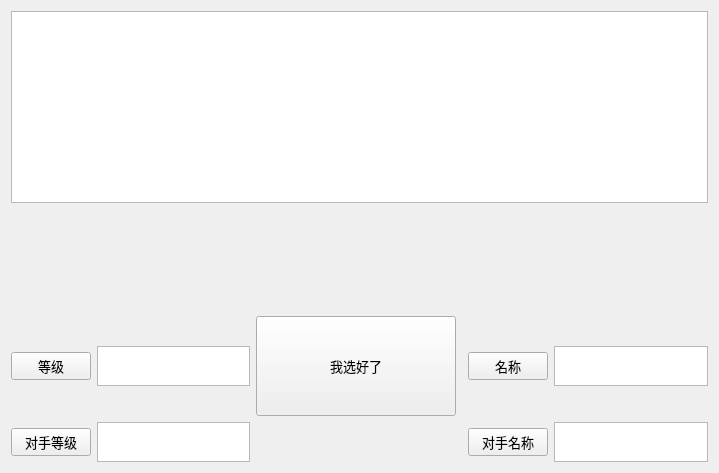
<?xml version="1.0" encoding="UTF-8"?>
<ui version="4.0">
 <class>choose</class>
 <widget class="QWidget" name="choose">
  <property name="geometry">
   <rect>
    <x>0</x>
    <y>0</y>
    <width>719</width>
    <height>473</height>
   </rect>
  </property>
  <property name="windowTitle">
   <string>Form</string>
  </property>
  <property name="styleSheet">
   <string notr="true">background-image: url(:/Poke/choose.jpg);</string>
  </property>
  <layout class="QGridLayout" name="gridLayout">
   <item row="2" column="0">
    <widget class="QPushButton" name="pushButton">
     <property name="font">
      <font>
       <family>幼圆</family>
       <pointsize>10</pointsize>
      </font>
     </property>
     <property name="text">
      <string>等级</string>
     </property>
    </widget>
   </item>
   <item row="2" column="1">
    <widget class="QTextEdit" name="myLevel">
     <property name="minimumSize">
      <size>
       <width>0</width>
       <height>40</height>
      </size>
     </property>
     <property name="maximumSize">
      <size>
       <width>16777215</width>
       <height>40</height>
      </size>
     </property>
    </widget>
   </item>
   <item row="3" column="5">
    <widget class="QTextEdit" name="yourName">
     <property name="minimumSize">
      <size>
       <width>0</width>
       <height>40</height>
      </size>
     </property>
     <property name="maximumSize">
      <size>
       <width>16777215</width>
       <height>40</height>
      </size>
     </property>
    </widget>
   </item>
   <item row="3" column="2">
    <spacer name="horizontalSpacer">
     <property name="orientation">
      <enum>Qt::Horizontal</enum>
     </property>
     <property name="sizeHint" stdset="0">
      <size>
       <width>40</width>
       <height>20</height>
      </size>
     </property>
    </spacer>
   </item>
   <item row="3" column="4">
    <widget class="QPushButton" name="pushButton_5">
     <property name="font">
      <font>
       <family>幼圆</family>
       <pointsize>10</pointsize>
      </font>
     </property>
     <property name="text">
      <string>对手名称</string>
     </property>
    </widget>
   </item>
   <item row="2" column="5">
    <widget class="QTextEdit" name="myName">
     <property name="minimumSize">
      <size>
       <width>0</width>
       <height>40</height>
      </size>
     </property>
     <property name="maximumSize">
      <size>
       <width>16777215</width>
       <height>40</height>
      </size>
     </property>
    </widget>
   </item>
   <item row="0" column="0" colspan="6">
    <widget class="QTextEdit" name="info"/>
   </item>
   <item row="3" column="1">
    <widget class="QTextEdit" name="yourLevel">
     <property name="minimumSize">
      <size>
       <width>0</width>
       <height>40</height>
      </size>
     </property>
     <property name="maximumSize">
      <size>
       <width>16777215</width>
       <height>40</height>
      </size>
     </property>
    </widget>
   </item>
   <item row="2" column="2">
    <widget class="QPushButton" name="imok">
     <property name="enabled">
      <bool>true</bool>
     </property>
     <property name="sizePolicy">
      <sizepolicy hsizetype="MinimumExpanding" vsizetype="Minimum">
       <horstretch>0</horstretch>
       <verstretch>0</verstretch>
      </sizepolicy>
     </property>
     <property name="minimumSize">
      <size>
       <width>200</width>
       <height>100</height>
      </size>
     </property>
     <property name="maximumSize">
      <size>
       <width>200</width>
       <height>100</height>
      </size>
     </property>
     <property name="font">
      <font>
       <family>幼圆</family>
       <pointsize>10</pointsize>
      </font>
     </property>
     <property name="text">
      <string>我选好了</string>
     </property>
    </widget>
   </item>
   <item row="2" column="4">
    <widget class="QPushButton" name="pushButton_2">
     <property name="font">
      <font>
       <family>幼圆</family>
       <pointsize>10</pointsize>
      </font>
     </property>
     <property name="text">
      <string>名称</string>
     </property>
    </widget>
   </item>
   <item row="3" column="0">
    <widget class="QPushButton" name="pushButton_4">
     <property name="font">
      <font>
       <family>幼圆</family>
       <pointsize>10</pointsize>
      </font>
     </property>
     <property name="text">
      <string>对手等级</string>
     </property>
    </widget>
   </item>
   <item row="1" column="2">
    <spacer name="verticalSpacer_2">
     <property name="orientation">
      <enum>Qt::Vertical</enum>
     </property>
     <property name="sizeHint" stdset="0">
      <size>
       <width>20</width>
       <height>40</height>
      </size>
     </property>
    </spacer>
   </item>
  </layout>
 </widget>
 <resources/>
 <connections/>
</ui>
